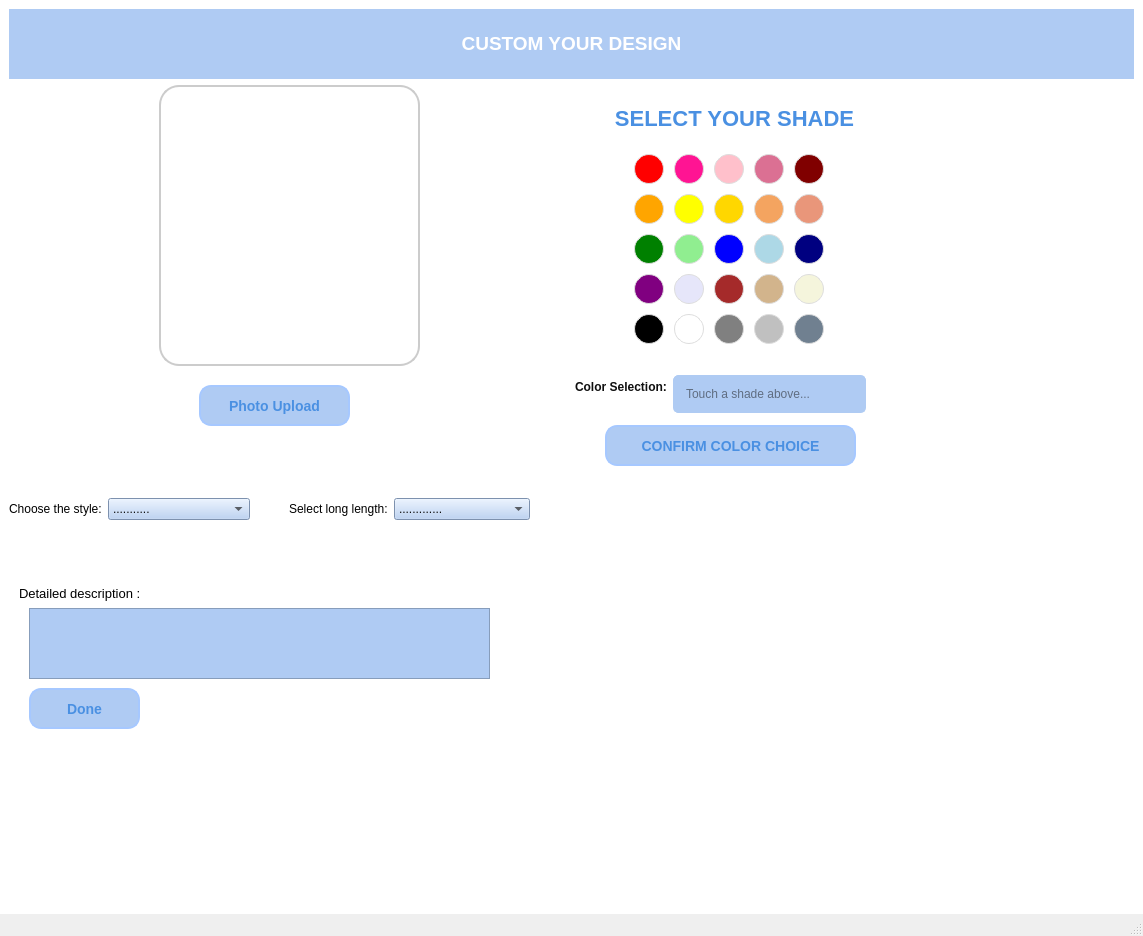
<?xml version="1.0" encoding="UTF-8"?>
<ui version="4.0">
 <class>SelfCustomWindow</class>
 <widget class="QMainWindow" name="SelfCustomWindow">
  <property name="geometry">
   <rect>
    <x>0</x>
    <y>0</y>
    <width>1143</width>
    <height>936</height>
   </rect>
  </property>
  <property name="windowTitle">
   <string>MainWindow</string>
  </property>
  <property name="styleSheet">
   <string notr="true">/* Ép màu cho centralwidget và tất cả các con bên trong */
#centralwidget {
    background-color: #FFFFFF; /* Nền trắng */
    color: #000000;            /* Chữ đen */
}

/* Đảm bảo các Label không bị Theme hệ thống ghi đè màu trắng */
QLabel {
    color: #000000;
}</string>
  </property>
  <widget class="QWidget" name="centralwidget">
   <layout class="QVBoxLayout" name="verticalLayout">
    <item>
     <widget class="QLabel" name="label">
      <property name="maximumSize">
       <size>
        <width>16777215</width>
        <height>70</height>
       </size>
      </property>
      <property name="styleSheet">
       <string notr="true">color: white;
font-size: 14px;
background-color:#AFCBF3;
</string>
      </property>
      <property name="text">
       <string>&lt;html&gt;&lt;head/&gt;&lt;body&gt;&lt;p align=&quot;center&quot;&gt;&lt;span style=&quot; font-size:14pt; font-weight:600;&quot;&gt;CUSTOM YOUR DESIGN&lt;/span&gt;&lt;/p&gt;&lt;/body&gt;&lt;/html&gt;</string>
      </property>
     </widget>
    </item>
    <item>
     <layout class="QHBoxLayout" name="horizontalLayout">
      <item>
       <widget class="QWidget" name="widget" native="true">
        <widget class="QLabel" name="label_111">
         <property name="geometry">
          <rect>
           <x>150</x>
           <y>0</y>
           <width>261</width>
           <height>281</height>
          </rect>
         </property>
         <property name="styleSheet">
          <string notr="true">border-radius: 20px; /* Bo tròn góc */
border: 2px solid #ccc; /* Viền màu xám */
background-color: white; /* Nền trắng */
</string>
         </property>
         <property name="text">
          <string/>
         </property>
        </widget>
        <widget class="QLabel" name="imagecoffee_43">
         <property name="geometry">
          <rect>
           <x>170</x>
           <y>20</y>
           <width>221</width>
           <height>231</height>
          </rect>
         </property>
         <property name="text">
          <string/>
         </property>
         <property name="pixmap">
          <pixmap>../ima/plus.png</pixmap>
         </property>
         <property name="scaledContents">
          <bool>true</bool>
         </property>
        </widget>
        <widget class="QPushButton" name="buychocolatebalance_44">
         <property name="geometry">
          <rect>
           <x>190</x>
           <y>300</y>
           <width>151</width>
           <height>41</height>
          </rect>
         </property>
         <property name="styleSheet">
          <string notr="true">QPushButton {
    background-color:#AFCBF3; /* Màu xanh nhạt chủ đạo bạn chọn */
    color: #4A90E2; /* Chữ màu xanh đậm để dễ đọc trên nền nhạt */
    border-radius: 12px;
    padding: 10px;
    font-size: 14px;
    font-weight: bold;
    font-family: &quot;Georgia&quot;;
    border: 2px solid #A6C8FF; /* Viền xanh đậm hơn một chút để tạo khối */
}

QPushButton:hover {
    background-color: #A6C8FF; /* Màu đậm hơn khi di chuột vào */
    border: 2px solid #7FAFFF; /* Viền đậm hơn khi hover */
    color: white; /* Chuyển chữ sang trắng để nổi bật */
}

QPushButton:pressed {
    background-color: #7FAFFF; /* Màu đậm nhất khi nhấn giữ nút */
    border: 2px solid #4A90E2;
}</string>
         </property>
         <property name="text">
          <string>Photo Upload</string>
         </property>
         <property name="icon">
          <iconset>
           <normaloff>../ima/add.png</normaloff>../ima/add.png</iconset>
         </property>
        </widget>
       </widget>
      </item>
      <item>
       <widget class="QWidget" name="widget_4" native="true">
        <property name="minimumSize">
         <size>
          <width>0</width>
          <height>400</height>
         </size>
        </property>
        <widget class="QLabel" name="labelTitle">
         <property name="geometry">
          <rect>
           <x>30</x>
           <y>20</y>
           <width>259</width>
           <height>27</height>
          </rect>
         </property>
         <property name="styleSheet">
          <string notr="true">font-size: 22px; font-weight: bold; color: #4A90E2;</string>
         </property>
         <property name="text">
          <string>SELECT YOUR SHADE</string>
         </property>
         <property name="alignment">
          <set>Qt::AlignCenter</set>
         </property>
        </widget>
        <widget class="QFrame" name="paletteFrame">
         <property name="geometry">
          <rect>
           <x>50</x>
           <y>60</y>
           <width>212</width>
           <height>212</height>
          </rect>
         </property>
         <layout class="QGridLayout" name="gridLayoutColors">
          <property name="spacing">
           <number>10</number>
          </property>
          <item row="3" column="0">
           <widget class="QPushButton" name="color_16">
            <property name="minimumSize">
             <size>
              <width>30</width>
              <height>30</height>
             </size>
            </property>
            <property name="maximumSize">
             <size>
              <width>30</width>
              <height>30</height>
             </size>
            </property>
            <property name="styleSheet">
             <string>background-color: #800080; border-radius: 15px; border: 1px solid #ddd;</string>
            </property>
           </widget>
          </item>
          <item row="3" column="1">
           <widget class="QPushButton" name="color_17">
            <property name="minimumSize">
             <size>
              <width>30</width>
              <height>30</height>
             </size>
            </property>
            <property name="maximumSize">
             <size>
              <width>30</width>
              <height>30</height>
             </size>
            </property>
            <property name="styleSheet">
             <string>background-color: #E6E6FA; border-radius: 15px; border: 1px solid #ddd;</string>
            </property>
           </widget>
          </item>
          <item row="0" column="4">
           <widget class="QPushButton" name="color_5">
            <property name="minimumSize">
             <size>
              <width>30</width>
              <height>30</height>
             </size>
            </property>
            <property name="maximumSize">
             <size>
              <width>30</width>
              <height>30</height>
             </size>
            </property>
            <property name="styleSheet">
             <string>background-color: #800000; border-radius: 15px; border: 1px solid #ddd;</string>
            </property>
           </widget>
          </item>
          <item row="1" column="1">
           <widget class="QPushButton" name="color_7">
            <property name="minimumSize">
             <size>
              <width>30</width>
              <height>30</height>
             </size>
            </property>
            <property name="maximumSize">
             <size>
              <width>30</width>
              <height>30</height>
             </size>
            </property>
            <property name="styleSheet">
             <string>background-color: #FFFF00; border-radius: 15px; border: 1px solid #ddd;</string>
            </property>
           </widget>
          </item>
          <item row="0" column="3">
           <widget class="QPushButton" name="color_4">
            <property name="minimumSize">
             <size>
              <width>30</width>
              <height>30</height>
             </size>
            </property>
            <property name="maximumSize">
             <size>
              <width>30</width>
              <height>30</height>
             </size>
            </property>
            <property name="styleSheet">
             <string>background-color: #DB7093; border-radius: 15px; border: 1px solid #ddd;</string>
            </property>
           </widget>
          </item>
          <item row="0" column="2">
           <widget class="QPushButton" name="color_3">
            <property name="minimumSize">
             <size>
              <width>30</width>
              <height>30</height>
             </size>
            </property>
            <property name="maximumSize">
             <size>
              <width>30</width>
              <height>30</height>
             </size>
            </property>
            <property name="styleSheet">
             <string>background-color: #FFC0CB; border-radius: 15px; border: 1px solid #ddd;</string>
            </property>
           </widget>
          </item>
          <item row="1" column="0">
           <widget class="QPushButton" name="color_6">
            <property name="minimumSize">
             <size>
              <width>30</width>
              <height>30</height>
             </size>
            </property>
            <property name="maximumSize">
             <size>
              <width>30</width>
              <height>30</height>
             </size>
            </property>
            <property name="styleSheet">
             <string>background-color: #FFA500; border-radius: 15px; border: 1px solid #ddd;</string>
            </property>
           </widget>
          </item>
          <item row="1" column="2">
           <widget class="QPushButton" name="color_8">
            <property name="minimumSize">
             <size>
              <width>30</width>
              <height>30</height>
             </size>
            </property>
            <property name="maximumSize">
             <size>
              <width>30</width>
              <height>30</height>
             </size>
            </property>
            <property name="styleSheet">
             <string>background-color: #FFD700; border-radius: 15px; border: 1px solid #ddd;</string>
            </property>
           </widget>
          </item>
          <item row="1" column="3">
           <widget class="QPushButton" name="color_9">
            <property name="minimumSize">
             <size>
              <width>30</width>
              <height>30</height>
             </size>
            </property>
            <property name="maximumSize">
             <size>
              <width>30</width>
              <height>30</height>
             </size>
            </property>
            <property name="styleSheet">
             <string>background-color: #F4A460; border-radius: 15px; border: 1px solid #ddd;</string>
            </property>
           </widget>
          </item>
          <item row="2" column="0">
           <widget class="QPushButton" name="color_11">
            <property name="minimumSize">
             <size>
              <width>30</width>
              <height>30</height>
             </size>
            </property>
            <property name="maximumSize">
             <size>
              <width>30</width>
              <height>30</height>
             </size>
            </property>
            <property name="styleSheet">
             <string>background-color: #008000; border-radius: 15px; border: 1px solid #ddd;</string>
            </property>
           </widget>
          </item>
          <item row="2" column="1">
           <widget class="QPushButton" name="color_12">
            <property name="minimumSize">
             <size>
              <width>30</width>
              <height>30</height>
             </size>
            </property>
            <property name="maximumSize">
             <size>
              <width>30</width>
              <height>30</height>
             </size>
            </property>
            <property name="styleSheet">
             <string>background-color: #90EE90; border-radius: 15px; border: 1px solid #ddd;</string>
            </property>
           </widget>
          </item>
          <item row="3" column="3">
           <widget class="QPushButton" name="color_19">
            <property name="minimumSize">
             <size>
              <width>30</width>
              <height>30</height>
             </size>
            </property>
            <property name="maximumSize">
             <size>
              <width>30</width>
              <height>30</height>
             </size>
            </property>
            <property name="styleSheet">
             <string>background-color: #D2B48C; border-radius: 15px; border: 1px solid #ddd;</string>
            </property>
           </widget>
          </item>
          <item row="4" column="1">
           <widget class="QPushButton" name="color_22">
            <property name="minimumSize">
             <size>
              <width>30</width>
              <height>30</height>
             </size>
            </property>
            <property name="maximumSize">
             <size>
              <width>30</width>
              <height>30</height>
             </size>
            </property>
            <property name="styleSheet">
             <string>background-color: #FFFFFF; border-radius: 15px; border: 1px solid #ddd;</string>
            </property>
           </widget>
          </item>
          <item row="4" column="0">
           <widget class="QPushButton" name="color_21">
            <property name="minimumSize">
             <size>
              <width>30</width>
              <height>30</height>
             </size>
            </property>
            <property name="maximumSize">
             <size>
              <width>30</width>
              <height>30</height>
             </size>
            </property>
            <property name="styleSheet">
             <string>background-color: #000000; border-radius: 15px; border: 1px solid #ddd;</string>
            </property>
           </widget>
          </item>
          <item row="3" column="4">
           <widget class="QPushButton" name="color_20">
            <property name="minimumSize">
             <size>
              <width>30</width>
              <height>30</height>
             </size>
            </property>
            <property name="maximumSize">
             <size>
              <width>30</width>
              <height>30</height>
             </size>
            </property>
            <property name="styleSheet">
             <string>background-color: #F5F5DC; border-radius: 15px; border: 1px solid #ddd;</string>
            </property>
           </widget>
          </item>
          <item row="4" column="4">
           <widget class="QPushButton" name="color_25">
            <property name="minimumSize">
             <size>
              <width>30</width>
              <height>30</height>
             </size>
            </property>
            <property name="maximumSize">
             <size>
              <width>30</width>
              <height>30</height>
             </size>
            </property>
            <property name="styleSheet">
             <string>background-color: #708090; border-radius: 15px; border: 1px solid #ddd;</string>
            </property>
           </widget>
          </item>
          <item row="4" column="2">
           <widget class="QPushButton" name="color_23">
            <property name="minimumSize">
             <size>
              <width>30</width>
              <height>30</height>
             </size>
            </property>
            <property name="maximumSize">
             <size>
              <width>30</width>
              <height>30</height>
             </size>
            </property>
            <property name="styleSheet">
             <string>background-color: #808080; border-radius: 15px; border: 1px solid #ddd;</string>
            </property>
           </widget>
          </item>
          <item row="4" column="3">
           <widget class="QPushButton" name="color_24">
            <property name="minimumSize">
             <size>
              <width>30</width>
              <height>30</height>
             </size>
            </property>
            <property name="maximumSize">
             <size>
              <width>30</width>
              <height>30</height>
             </size>
            </property>
            <property name="styleSheet">
             <string>background-color: #C0C0C0; border-radius: 15px; border: 1px solid #ddd;</string>
            </property>
           </widget>
          </item>
          <item row="0" column="0">
           <widget class="QPushButton" name="color_1">
            <property name="minimumSize">
             <size>
              <width>30</width>
              <height>30</height>
             </size>
            </property>
            <property name="maximumSize">
             <size>
              <width>30</width>
              <height>30</height>
             </size>
            </property>
            <property name="styleSheet">
             <string>background-color: #FF0000; border-radius: 15px; border: 1px solid #ddd;</string>
            </property>
           </widget>
          </item>
          <item row="0" column="1">
           <widget class="QPushButton" name="color_2">
            <property name="minimumSize">
             <size>
              <width>30</width>
              <height>30</height>
             </size>
            </property>
            <property name="maximumSize">
             <size>
              <width>30</width>
              <height>30</height>
             </size>
            </property>
            <property name="styleSheet">
             <string>background-color: #FF1493; border-radius: 15px; border: 1px solid #ddd;</string>
            </property>
           </widget>
          </item>
          <item row="2" column="3">
           <widget class="QPushButton" name="color_14">
            <property name="minimumSize">
             <size>
              <width>30</width>
              <height>30</height>
             </size>
            </property>
            <property name="maximumSize">
             <size>
              <width>30</width>
              <height>30</height>
             </size>
            </property>
            <property name="styleSheet">
             <string>background-color: #ADD8E6; border-radius: 15px; border: 1px solid #ddd;</string>
            </property>
           </widget>
          </item>
          <item row="2" column="2">
           <widget class="QPushButton" name="color_13">
            <property name="minimumSize">
             <size>
              <width>30</width>
              <height>30</height>
             </size>
            </property>
            <property name="maximumSize">
             <size>
              <width>30</width>
              <height>30</height>
             </size>
            </property>
            <property name="styleSheet">
             <string>background-color: #0000FF; border-radius: 15px; border: 1px solid #ddd;</string>
            </property>
           </widget>
          </item>
          <item row="3" column="2">
           <widget class="QPushButton" name="color_18">
            <property name="minimumSize">
             <size>
              <width>30</width>
              <height>30</height>
             </size>
            </property>
            <property name="maximumSize">
             <size>
              <width>30</width>
              <height>30</height>
             </size>
            </property>
            <property name="styleSheet">
             <string>background-color: #A52A2A; border-radius: 15px; border: 1px solid #ddd;</string>
            </property>
           </widget>
          </item>
          <item row="1" column="4">
           <widget class="QPushButton" name="color_10">
            <property name="minimumSize">
             <size>
              <width>30</width>
              <height>30</height>
             </size>
            </property>
            <property name="maximumSize">
             <size>
              <width>30</width>
              <height>30</height>
             </size>
            </property>
            <property name="styleSheet">
             <string>background-color: #E9967A; border-radius: 15px; border: 1px solid #ddd;</string>
            </property>
           </widget>
          </item>
          <item row="2" column="4">
           <widget class="QPushButton" name="color_15">
            <property name="minimumSize">
             <size>
              <width>30</width>
              <height>30</height>
             </size>
            </property>
            <property name="maximumSize">
             <size>
              <width>30</width>
              <height>30</height>
             </size>
            </property>
            <property name="styleSheet">
             <string>background-color: #000080; border-radius: 15px; border: 1px solid #ddd;</string>
            </property>
           </widget>
          </item>
         </layout>
        </widget>
        <widget class="QWidget" name="layoutWidget">
         <property name="geometry">
          <rect>
           <x>0</x>
           <y>290</y>
           <width>291</width>
           <height>42</height>
          </rect>
         </property>
         <layout class="QFormLayout" name="formLayout_4">
          <property name="verticalSpacing">
           <number>20</number>
          </property>
          <item row="0" column="0">
           <widget class="QLabel" name="label_3">
            <property name="styleSheet">
             <string notr="true">font-weight: bold; color: rgb(15, 15, 15);</string>
            </property>
            <property name="text">
             <string>Color Selection:</string>
            </property>
           </widget>
          </item>
          <item row="0" column="1">
           <widget class="QLineEdit" name="txtSelectedColor">
            <property name="styleSheet">
             <string notr="true">border: 1px solid #AFCBF3; padding: 10px; color: rgb(15, 15, 15); border-radius: 5px; background-color:#AFCBF3;</string>
            </property>
            <property name="readOnly">
             <bool>true</bool>
            </property>
            <property name="placeholderText">
             <string>Touch a shade above...</string>
            </property>
           </widget>
          </item>
         </layout>
        </widget>
        <widget class="QPushButton" name="buychocolatebalance_45">
         <property name="geometry">
          <rect>
           <x>30</x>
           <y>340</y>
           <width>251</width>
           <height>41</height>
          </rect>
         </property>
         <property name="styleSheet">
          <string notr="true">QPushButton {
    background-color:#AFCBF3; /* Màu xanh nhạt chủ đạo bạn chọn */
    color: #4A90E2; /* Chữ màu xanh đậm để dễ đọc trên nền nhạt */
    border-radius: 12px;
    padding: 10px;
    font-size: 14px;
    font-weight: bold;
    font-family: &quot;Georgia&quot;;
    border: 2px solid #A6C8FF; /* Viền xanh đậm hơn một chút để tạo khối */
}

QPushButton:hover {
    background-color: #A6C8FF; /* Màu đậm hơn khi di chuột vào */
    border: 2px solid #7FAFFF; /* Viền đậm hơn khi hover */
    color: white; /* Chuyển chữ sang trắng để nổi bật */
}

QPushButton:pressed {
    background-color: #7FAFFF; /* Màu đậm nhất khi nhấn giữ nút */
    border: 2px solid #4A90E2;
}</string>
         </property>
         <property name="text">
          <string>CONFIRM COLOR CHOICE</string>
         </property>
        </widget>
       </widget>
      </item>
     </layout>
    </item>
    <item>
     <widget class="QWidget" name="widget_2" native="true">
      <widget class="QWidget" name="formLayoutWidget">
       <property name="geometry">
        <rect>
         <x>0</x>
         <y>0</y>
         <width>241</width>
         <height>41</height>
        </rect>
       </property>
       <layout class="QFormLayout" name="formLayout">
        <item row="0" column="0">
         <widget class="QLabel" name="chooseTheStyleLabel">
          <property name="text">
           <string>Choose the style:</string>
          </property>
         </widget>
        </item>
        <item row="0" column="1">
         <widget class="QComboBox" name="chooseTheStyleComboBox">
          <property name="styleSheet">
           <string notr="true"> background-color:#AFCBF3; color: rgb(15, 15, 15);</string>
          </property>
          <item>
           <property name="text">
            <string>...........</string>
           </property>
          </item>
          <item>
           <property name="text">
            <string>Square</string>
           </property>
          </item>
          <item>
           <property name="text">
            <string>Round</string>
           </property>
          </item>
          <item>
           <property name="text">
            <string>Oval</string>
           </property>
          </item>
          <item>
           <property name="text">
            <string>Almond</string>
           </property>
          </item>
          <item>
           <property name="text">
            <string>Stiletto</string>
           </property>
          </item>
         </widget>
        </item>
       </layout>
      </widget>
      <widget class="QWidget" name="formLayoutWidget_2">
       <property name="geometry">
        <rect>
         <x>280</x>
         <y>0</y>
         <width>241</width>
         <height>41</height>
        </rect>
       </property>
       <layout class="QFormLayout" name="formLayout_2">
        <item row="0" column="0">
         <widget class="QLabel" name="chooseTheStyleLabel_2">
          <property name="text">
           <string>Select long length:</string>
          </property>
         </widget>
        </item>
        <item row="0" column="1">
         <widget class="QComboBox" name="chooseTheStyleComboBox_2">
          <property name="styleSheet">
           <string notr="true"> background-color:#AFCBF3; color: rgb(15, 15, 15);</string>
          </property>
          <item>
           <property name="text">
            <string>.............</string>
           </property>
          </item>
          <item>
           <property name="text">
            <string>Short</string>
           </property>
          </item>
          <item>
           <property name="text">
            <string>Medium</string>
           </property>
          </item>
          <item>
           <property name="text">
            <string>Long</string>
           </property>
          </item>
          <item>
           <property name="text">
            <string>Extra Long</string>
           </property>
          </item>
         </widget>
        </item>
       </layout>
      </widget>
      <widget class="QWidget" name="widget_3" native="true">
       <property name="geometry">
        <rect>
         <x>0</x>
         <y>70</y>
         <width>1121</width>
         <height>185</height>
        </rect>
       </property>
       <widget class="QLabel" name="label_2">
        <property name="geometry">
         <rect>
          <x>10</x>
          <y>10</y>
          <width>171</width>
          <height>31</height>
         </rect>
        </property>
        <property name="text">
         <string>&lt;html&gt;&lt;head/&gt;&lt;body&gt;&lt;p&gt;&lt;span style=&quot; font-size:10pt;&quot;&gt;Detailed description :&lt;/span&gt;&lt;/p&gt;&lt;/body&gt;&lt;/html&gt;</string>
        </property>
       </widget>
       <widget class="QTextEdit" name="textEdit">
        <property name="geometry">
         <rect>
          <x>20</x>
          <y>40</y>
          <width>461</width>
          <height>71</height>
         </rect>
        </property>
        <property name="styleSheet">
         <string notr="true"> background-color:#AFCBF3; color: rgb(15, 15, 15);</string>
        </property>
        <property name="html">
         <string>&lt;!DOCTYPE HTML PUBLIC &quot;-//W3C//DTD HTML 4.0//EN&quot; &quot;http://www.w3.org/TR/REC-html40/strict.dtd&quot;&gt;
&lt;html&gt;&lt;head&gt;&lt;meta name=&quot;qrichtext&quot; content=&quot;1&quot; /&gt;&lt;style type=&quot;text/css&quot;&gt;
p, li { white-space: pre-wrap; }
&lt;/style&gt;&lt;/head&gt;&lt;body style=&quot; font-family:'MS Shell Dlg 2'; font-size:7.8pt; font-weight:400; font-style:normal;&quot;&gt;
&lt;p style=&quot;-qt-paragraph-type:empty; margin-top:0px; margin-bottom:0px; margin-left:0px; margin-right:0px; -qt-block-indent:0; text-indent:0px;&quot;&gt;&lt;br /&gt;&lt;/p&gt;&lt;/body&gt;&lt;/html&gt;</string>
        </property>
       </widget>
       <widget class="QPushButton" name="buychocolatebalance_46">
        <property name="geometry">
         <rect>
          <x>20</x>
          <y>120</y>
          <width>111</width>
          <height>41</height>
         </rect>
        </property>
        <property name="styleSheet">
         <string notr="true">QPushButton {
    background-color:#AFCBF3; /* Màu xanh nhạt chủ đạo bạn chọn */
    color: #4A90E2; /* Chữ màu xanh đậm để dễ đọc trên nền nhạt */
    border-radius: 12px;
    padding: 10px;
    font-size: 14px;
    font-weight: bold;
    font-family: &quot;Georgia&quot;;
    border: 2px solid #A6C8FF; /* Viền xanh đậm hơn một chút để tạo khối */
}

QPushButton:hover {
    background-color: #A6C8FF; /* Màu đậm hơn khi di chuột vào */
    border: 2px solid #7FAFFF; /* Viền đậm hơn khi hover */
    color: white; /* Chuyển chữ sang trắng để nổi bật */
}

QPushButton:pressed {
    background-color: #7FAFFF; /* Màu đậm nhất khi nhấn giữ nút */
    border: 2px solid #4A90E2;
}</string>
        </property>
        <property name="text">
         <string>Done</string>
        </property>
        <property name="icon">
         <iconset>
          <normaloff>images/3507742_cart_ecommerce_grocery_iconoteka_shop_icon.png</normaloff>images/3507742_cart_ecommerce_grocery_iconoteka_shop_icon.png</iconset>
        </property>
       </widget>
      </widget>
     </widget>
    </item>
   </layout>
  </widget>
  <widget class="QMenuBar" name="menubar">
   <property name="geometry">
    <rect>
     <x>0</x>
     <y>0</y>
     <width>1143</width>
     <height>26</height>
    </rect>
   </property>
  </widget>
  <widget class="QStatusBar" name="statusbar"/>
 </widget>
 <resources/>
 <connections/>
</ui>
